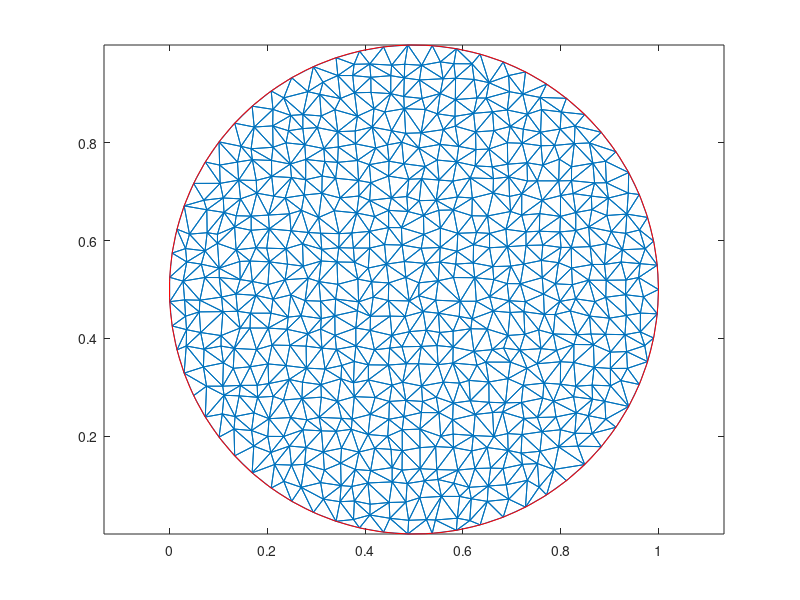

The MATLAB script that drew this image: (Note: this script raises an error after producing the figure.)
%This is an electrostatic example. It is a resistive element
%with a potential at the bottom equal to V=0 and at the top
%the electric potential is V=10. There is no net electric field
%towards the other sides of the square plate.
clc; clear all;
N=30;
fact=2; % for random point collocation
%generate grid
xn=linspace(0,1,N);
[x,y]=meshgrid(xn);
M = floor(2.1*N);
theta = linspace(0,2*pi*(M-1)/M,M);
xc = .5+ .5*cos(theta);
yc = .5+ .5*sin(theta);
x=x(:);
y=y(:);
idx = find(sqrt((x-.5).^2+(y-.5).^2) <= (.5*(N-1)/N));
x=x(idx)+(.5-rand(size(x(idx))))./(fact*N);
y=y(idx)+(.5-rand(size(y(idx))))./(fact*N);
x = [x;xc(:)];
y = [y;yc(:)];
nod2xy=[x(:) y(:)];

% figure; plot(nod2xy(:,1),nod2xy(:,2),'*');
%generate triangulation/mesh
el2nod=delaunay(nod2xy(:,1),nod2xy(:,2));
figure; triplot(el2nod,nod2xy(:,1),nod2xy(:,2)); hold on; 
plot(.5+.5*cos(linspace(0,2*pi,100)), ...
  .5+.5*sin(linspace(0,2*pi,100)), '-r');
axis tight; axis equal;

% %find boundary nodes
% geom.a=find(nod2xy(:,2)==0);      %lower boundary
% geom.b=find(nod2xy(:,1)==1);      %right boundary
% geom.c=find(nod2xy(:,2)==1);      %upper boundary
% geom.d=find(nod2xy(:,1)==0);      %left boundary
% geom.b=setdiff(geom.b,[geom.a;geom.c]);
% geom.d=setdiff(geom.d,[geom.a;geom.c]);
% 
% %drawing mesh and gridpoints
% plotgrid2(nod2xy,el2nod)
% %plotting boundary nodes
% figure
% hold on
% plot(nod2xy(geom.a,1),nod2xy(geom.a,2),'.-b')
% plot(nod2xy(geom.b,1),nod2xy(geom.b,2),'.-r')
% plot(nod2xy(geom.c,1),nod2xy(geom.c,2),'.-b')
% plot(nod2xy(geom.d,1),nod2xy(geom.d,2),'.-r')
% legend('Dirichlet','Neumann',0)

%generate boundary conditions
% bd={};
% bd{1}=[geom.a zeros(N,1)];               %lower boundary (Dirichlet)
% bd{2}=[geom.b zeros(N-2,2)];             %right boundary (Neumann)
% bd{3}=[geom.c 10*ones(N,1)];             %upper boundary (Dirichlet)
% bd{4}=[geom.d zeros(N-2,2)];             %left boundary (Neumann)
ringIdx = (size(nod2xy,1)-M+1):size(nod2xy,1);
bd{1}=[ringIdx.', 0*ones(M,1)];


%set PDE parameter values
alpha=ones(size(nod2xy,1),1);
beta=zeros(size(nod2xy,1),1);
s=ones(size(nod2xy,1),1);

u=fem2(nod2xy,el2nod,alpha,beta,s,bd);
%plot solution as points
figure
plot3(nod2xy(:,1),nod2xy(:,2),u,'.')
rotate3d
%plot solution as a surface
[u x y c]=fem2(nod2xy,el2nod,alpha,beta,s,bd);
figure
fill3(x,y,u,c)
shading flat
colormap summer
rotate3d
% axis equal
